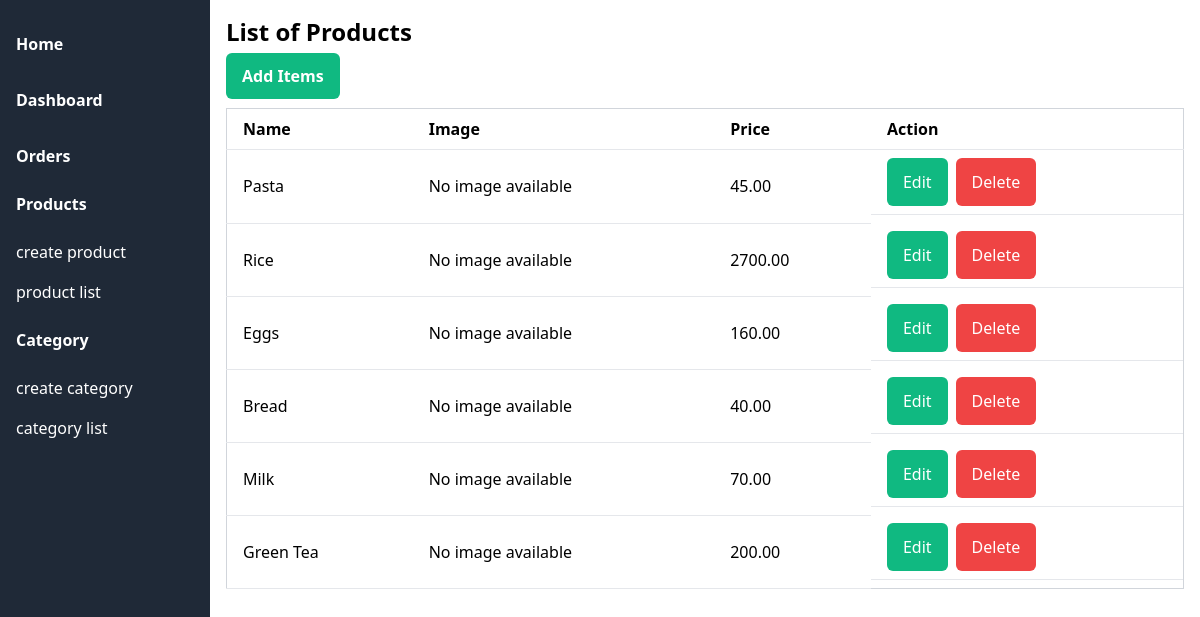
The app's page /product_list/ (signed in) with its own data.
### shop/models.py (models this page shows, shortened)
class Product(models.Model):
    category = models.ForeignKey(Category,related_name='products', on_delete=models.CASCADE)
    name = models.CharField(max_length=200)
    slug = models.SlugField(max_length=200,unique=True)
    product_image = models.ImageField(upload_to='product_image', blank=True)
    description = models.TextField(blank=True)
    summary = models.CharField(max_length=300)
    price = models.DecimalField(max_digits=10, decimal_places=2)
    available = models.BooleanField(default=True)
    created = models.DateTimeField(auto_now_add=True)
    updated = models.DateTimeField(auto_now=True)
    featured = models.BooleanField(default=False)
    brand= models.ForeignKey(Brand, on_delete=models.CASCADE, related_name='brand', null=True, blank=True)
    class Meta:
        ordering = ['name']
        indexes = [
            models.Index(fields=['id', 'slug']),
            models.Index(fields=['name']),
            models.Index(fields=['-created']),
        ]

### administration/views.py (the view)
# urls.py: path('product_list/', views.product_list, name='product-list' ),
@login_required
def product_list(requset):
    products = Product.objects.order_by('-id')
    return render(requset, 'product/product_list.html',
    {
        'products':products
    })

### cart/context_processors.py (called while the page is built)
def cart_items_count(request):
    session_id = request.session.session_key
    cart_items = CartItem.objects.filter(session_id=session_id)
    cart_items_count = 0
    for item in cart_items:
        cart_items_count += item.quantity
    return {"cart_items_count": cart_items_count}

### administration/templates/product/product_list.html
{% extends "admin.html" %}
{% block body %}
<div class="container mx-auto p-4">
    <h1 class="text-2xl font-bold mb-4">List of Products</h1>
    <div class="mb-5">
        <a href="{% url 'create-product' %}" class="font-semibold bg-green-500 px-4 py-3 text-white rounded-md">Add Items</a>
    </div>
    <table class="min-w-full bg-white border border-gray-300 items-center">
      <thead>
        <tr>
          <th class="py-2 px-4 border-b mb-2 text-left">Name</th>
          <th class="py-2 px-4 border-b mb-2 text-left">Image</th>
          <th class="py-2 px-4 border-b mb-2 text-left">Price</th>
          <th class="py-2 px-4 border-b mb-2 text-left">Action</th>
        </tr>
      </thead>
      <tbody>
        {% for product in products %}
        <tr>
          <td class="py-2 px-4 border-b mb-2 text-left">{{product.name}}</td>
          <td class="py-2 px-4 border-b mb-2 text-left">
            {% if product.image %}
      <img src="{{ product.image.url }}" alt="Product" class="w-16 h-16 object-cover">
    {% else %}
      No image available
    {% endif %}
          </td>
          <td class="py-2 px-4 border-b mb-2 text-left">{{product.price}}</td>
          <td class="py-2 px-4 border-b mb-2 text-left flex gap-2">
            <a href="{% url 'update-product' product.pk %}" class="bg-green-500 px-4 py-3 text-white rounded-md">Edit</a>
            <a href="{% url 'delete-product' product.pk %}" onclick="return confirm('Are you sure you want to delete this product?')" class="bg-red-500 px-4 py-3 text-white rounded-md">Delete</a>
          </td>
        </tr>
        {% endfor %}
      </tbody>
    </table>
  </div>
{% endblock %}

### records on screen
Product: name "Pasta", price "45.00"
Product: name "Rice", price "2700.00"
Product: name "Eggs", price "160.00"
Product: name "Bread", price "40.00"
Product: name "Milk", price "70.00"
Product: name "Green Tea", price "200.00"
